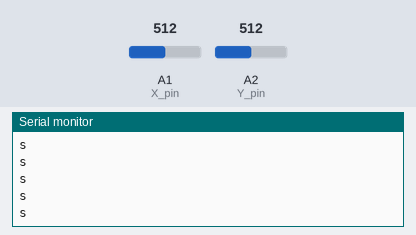
This sketch was run on a simulated Arduino Uno, built with avr-gcc and run on an emulated ATmega328P. Shown: the last lines printed to the serial monitor. The inputs (shaded band) are chosen by the test bench; at power-on: A2 (Y_pin) = 512, A1 (X_pin) = 512.

Above: at 1.2 s.
1.3 s: A2 (Y_pin) set to 485
At 1.9 s:
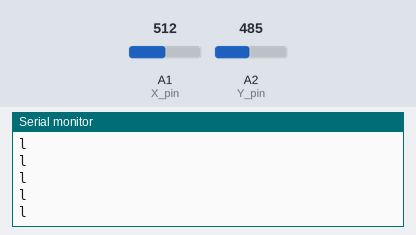
3.2 s: A2 (Y_pin) set to 560
At 4.3 s:
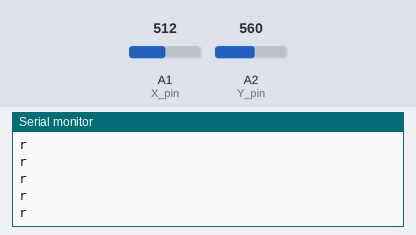

Measured:
- the behaviour switches between 500 and 499 on A2 (Y_pin) (found by bisection; images 0 and 1)
- after the input at 1.3 s, the serial monitor: prints a new line at once (image 1)
- after the input at 3.2 s, the serial monitor: prints a new line at once (image 2)

The sketch:

joystick.ino
```cpp
#include <SoftwareSerial.h>
SoftwareSerial BTSerial(3,5);

//const int SW_pin = 2; // digital pin connected to switch output
const int X_pin = A1; // analog pin connected to X output
const int Y_pin = A2; // analog pin connected to Y output

char controller;

int X;
int Y;

void setup() {
  //pinMode(SW_pin, INPUT);
  //digitalWrite(SW_pin, HIGH);
  Serial.begin(9600);
  BTSerial.begin(9600);
}

void loop() {
  //Serial.print("Switch:  ");
  //Serial.print(digitalRead(SW_pin));
  //Serial.print("\n");

  //if(BTserial.available())
    //Serial.write(BTserial.read())

  X = analogRead(X_pin);
  Y = analogRead(Y_pin);

if((X>1000 && Y>900)){
  controller = "f";
    Serial.println("f");
  }
 else if((X<50 && Y<100)){
  controller = "b";
    Serial.println("b");
  }
 else if((X>500 && Y>550)){
  controller = "r";
    Serial.println("r");
  }
 else if((X>500 && Y<500)){
    controller = "l";
    Serial.println("l");
  }
 else {
    controller = "s";
    Serial.println("s");
  }

  if(Serial.available())
    BTSerial.write(controller);
  /**
  Serial.print("X-axis: ");
  Serial.print(analogRead(X_pin));
  Serial.print("      ");
  Serial.print("Y-axis: ");
  Serial.print(analogRead(Y_pin));
  Serial.print("\n");
  **/
  delay(10);
}
```
